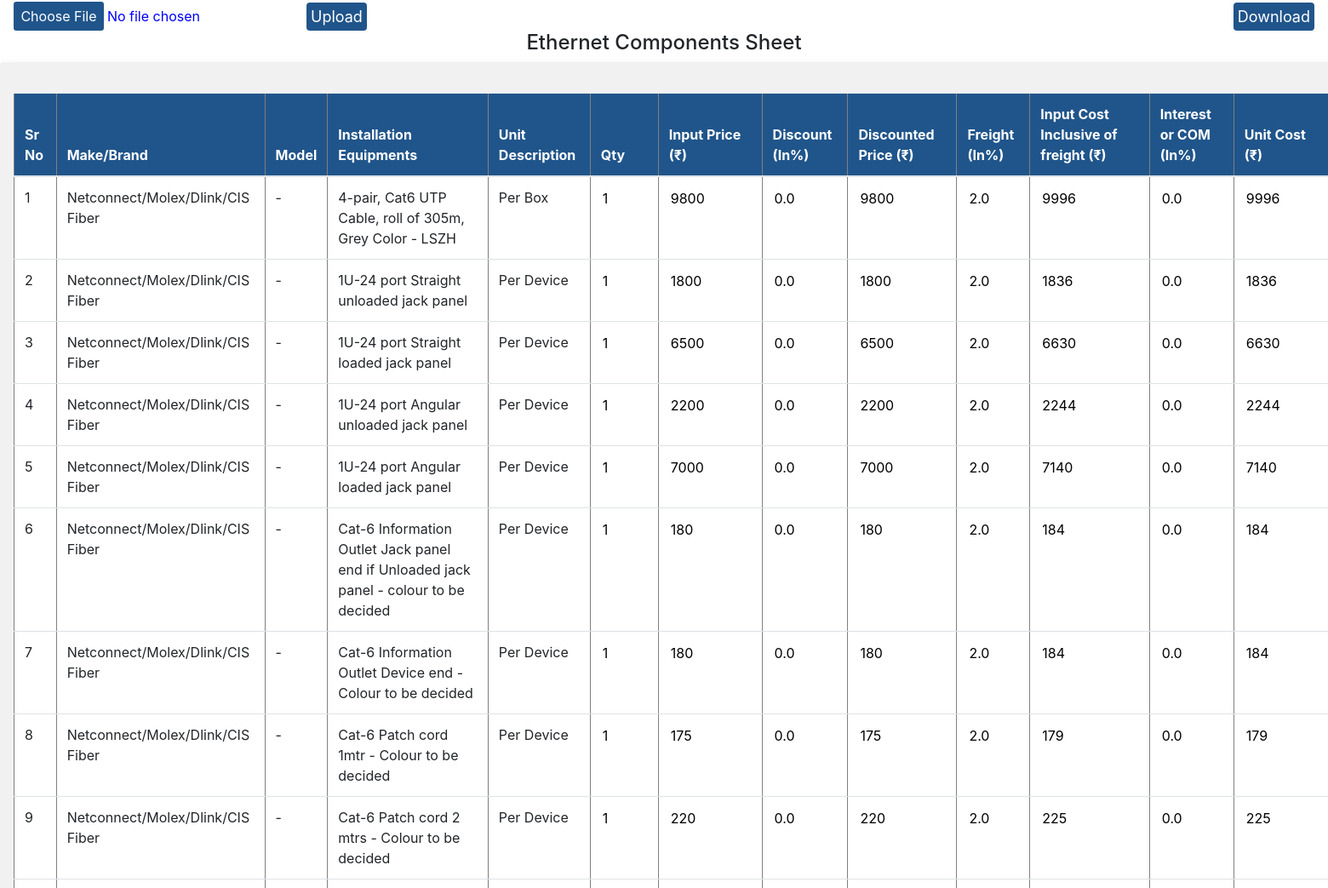
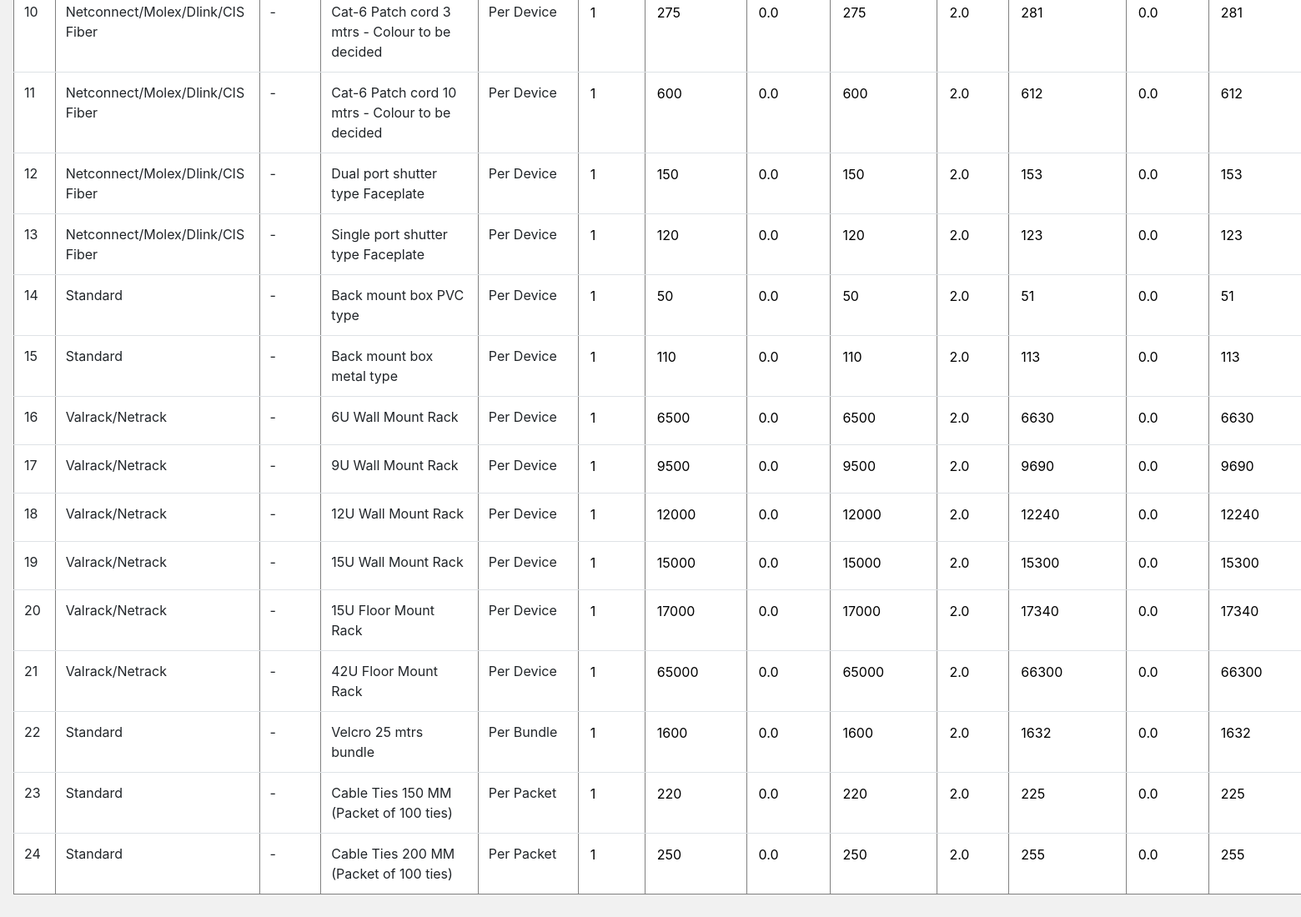
/admins/hardwareethernet/, run on the app's committed database (2 pictures, top to bottom).
### Admin1/models.py (models this page shows)
class HardWareEthernet(models.Model):
    sr_no=models.AutoField(primary_key=True)
    MakeBrand=models.CharField(max_length=500)
    Model=models.CharField(max_length=500)
    InstallationEquipments=models.CharField(max_length=500)
    UnitDescription=models.CharField(max_length=500)
    Qty=models.IntegerField()
    InputPrice =models.IntegerField()
    Discount=models.IntegerField()
    DiscountedPrice=models.IntegerField()
    Freight=models.IntegerField()
    InputCostInclusiveoffreight=models.IntegerField()
    InterestCOM=models.IntegerField()
    UnitCost=models.IntegerField()
    InwardTax=models.IntegerField()
    UnitCostInclusiveofRisk=models.IntegerField()
    ContigencyPercentage=models.IntegerField()
    UnitCostInclusiveofContigency=models.IntegerField()
    Margin=models.IntegerField()
    Unit_Price=models.IntegerField()
    WarrantyCharges=models.IntegerField()
    UnitPrice=models.IntegerField()
    InsuranceCharges =models.IntegerField()
    ListPricewithoutRoundup =models.IntegerField()
    ListPricewithRoundedup =models.IntegerField()

class InputConfiguration(models.Model):
    sr_no=models.AutoField(primary_key=True)
    desc=models.CharField(max_length=500)
    ft_hardware=models.FloatField()
    active=models.FloatField()
    passive=models.FloatField()
    ddcsensor=models.FloatField()
    thirdparty=models.FloatField()
    cabpiptray=models.FloatField()
    ft_hardware1=models.FloatField()
    active1=models.FloatField()
    passive1=models.FloatField()
    ddcsensor1=models.FloatField()
    thirdparty1=models.FloatField()
    cabpiptray1=models.FloatField()
    ftmandayeffort=models.FloatField()
    othersmicffort=models.FloatField()
    ft2=models.FloatField()
    ft3=models.FloatField()
    ft4=models.FloatField()

### Admin1/views.py (the view)
# urls.py: path('hardwareethernet/',views.hardwareethernet,name='hardwareethernet'),
def hardwareethernet(request):
	entries=HardWareEthernet.objects.all()
	context=fetchdata()
	context['entries']=entries
	return render(request,'Admin1/hardwareethernet.html',context)

### Admin1/views.py (called while the page is built)
def fetchdata():
	context={}
	InputConfigurations=InputConfiguration.objects.all()
	for i in range(len(InputConfigurations)):
		context[f"InputConfigurations{i+1}"]=InputConfigurations[i]
	return context

### templates/Admin1/hardwareethernet.html (shortened to what this page needs)
<!DOCTYPE html>
<html lang="en">
<head>
    <link rel="stylesheet" href="https://cdn.jsdelivr.net/npm/bootstrap@4.1.3/dist/css/bootstrap.min.css"
>
</head>
<body>
    <div style="display:flex;align-items:flex-end" >
            <form  action="/admins/hardwareethernetimport/" style="display:flex;align-items:flex-end" class="mx-3"  method="post" enctype="multipart/form-data">{% csrf_token %}
                <div style="display:inline-block"><input type="file" style="color: blue;" accept=".xls" required name="bookfile" id=""></div>
                <button type="submit" class="btn">Upload</button>
        </form>
            <a style="margin-left:auto ;" class="btnss" href="{% url 'export_hardwareethernet' %}">
                <button class="btn mx-3"> Download</button>
              </a>
    </div>
    <h4 style="text-align: center;">Ethernet Components Sheet</h4>
    <div style="width:3000px;background-color: rgb(241, 241, 241);" class="shadow p-3 mb-5 rounded">
        <form class="my-1">
            <table class="table">
                <table class="table" border='1'>
                <thead>
                    <tr style="background-color:#20558B;color:white">
                        <th>Sr No</th>
                        <th>Make/Brand</th>
                        <th>Model</th>
                        <th>Installation Equipments</th>
                        <th>Unit Description</th>
                        <th>Qty</th>
                        <th>Input Price (₹)</th>
                        <th>Discount (In%)</th>
                        <th>Discounted Price (₹)</th>
                        <th>Freight (In%)</th>
                        <th>Input Cost Inclusive of freight (₹)</th>
                        <th>Interest or COM (In%)</th>
                        <th>Unit Cost (₹)</th>
                    </tr>
                </thead>
                <tbody>
                    {% for entry in entries %}
                    <tr style="background-color:white">
                        <td>{{entry.sr_no}}</td>
                        <td>{{entry.MakeBrand}}</td>
                        <td>{{entry.Model}}</td>
                        <td>{{entry.InstallationEquipments}}</td>
                        <td>{{entry.UnitDescription}}</td>
                        <th><input onchange="abcd(event)" class="{{entry.sr_no}}" id="{{entry.sr_no}}Qty" style="width: 55px;border:none" value="{{entry.Qty}}"
                                    type="number"></th>
                        <th><input onchange="efgh(event)" class="{{entry.sr_no}}" id="{{entry.sr_no}}InputPrice" style="width: 95px;border:none"  value="{{entry.InputPrice}}"
                                    type="number"></th>
                        <th><input  id="{{entry.sr_no}}Discount" style="width: 55px;border:none" readonly="true" value="{{InputConfigurations1.passive}}"
                                    type="number"></th>
                        <th><input  id="{{entry.sr_no}}DiscountedPrice" style="width: 95px;border:none" readonly="true" value="{{entry.DiscountedPrice}}"
                                    type="number"></th>
                        <th><input  id="{{entry.sr_no}}Freight" style="width: 55px;border:none" readonly="true" value="{{InputConfigurations2.passive}}"
                                    type="number"></th>
                        <th><input  id="{{entry.sr_no}}InputCostInclusiveoffreight" style="width: 95px;border:none" readonly="true" value="{{entry.InputCostInclusiveoffreight}}"
                                    type="number"></th>
                        <th><input  id="{{entry.sr_no}}InterestCOM" style="width: 55px;border:none" readonly="true" value="{{InputConfigurations3.passive}}"
                                    type="number"></th>
                        <th><input  id="{{entry.sr_no}}UnitCost" style="width: 95px;border:none" readonly="true" value="{{entry.UnitCost}}"
                                    type="number"></th>
                    </tr>
                    {% endfor %}
                </tbody>
            </table>
        </form>
    </div>
</body>
</html>

### templates/Admin1/hardwareethernet.html (style rules this page uses)
.btn { background-color: #20558B; border: none; color: white; padding: 3px 5px; cursor: pointer; font-size: 18px; }

### data on the page
HardWareEthernet: sr_no "1", MakeBrand "Netconnect/Molex/Dlink/CIS Fiber", Model "-", InstallationEquipments "4-pair, Cat6 UTP Cable, roll of 305m, Grey Color - LSZH", UnitDescription "Per Box", InputPrice "9800", DiscountedPrice "9800", InputCostInclusiveoffreight "9996", UnitCost "9996"
InputConfiguration: passive "0.0"
InputConfiguration: passive "2.0"
InputConfiguration: passive "0.0"
HardWareEthernet: sr_no "2", MakeBrand "Netconnect/Molex/Dlink/CIS Fiber", Model "-", InstallationEquipments "1U-24 port Straight unloaded jack panel", UnitDescription "Per Device", Qty "1", InputPrice "1800", DiscountedPrice "1800", InputCostInclusiveoffreight "1836", UnitCost "1836"
HardWareEthernet: sr_no "3", MakeBrand "Netconnect/Molex/Dlink/CIS Fiber", Model "-", InstallationEquipments "1U-24 port Straight loaded jack panel", UnitDescription "Per Device", Qty "1", InputPrice "6500", DiscountedPrice "6500", InputCostInclusiveoffreight "6630", UnitCost "6630"
HardWareEthernet: sr_no "4", MakeBrand "Netconnect/Molex/Dlink/CIS Fiber", Model "-", InstallationEquipments "1U-24 port Angular unloaded jack panel", UnitDescription "Per Device", Qty "1", InputPrice "2200", DiscountedPrice "2200", InputCostInclusiveoffreight "2244", UnitCost "2244"
HardWareEthernet: sr_no "5", MakeBrand "Netconnect/Molex/Dlink/CIS Fiber", Model "-", InstallationEquipments "1U-24 port Angular loaded jack panel", UnitDescription "Per Device", Qty "1", InputPrice "7000", DiscountedPrice "7000", InputCostInclusiveoffreight "7140", UnitCost "7140"
HardWareEthernet: sr_no "6", MakeBrand "Netconnect/Molex/Dlink/CIS Fiber", Model "-", InstallationEquipments "Cat-6 Information Outlet Jack panel end if Unloaded jack panel - colour to be decided", UnitDescription "Per Device", Qty "1", InputPrice "180", DiscountedPrice "180", InputCostInclusiveoffreight "184", UnitCost "184"
HardWareEthernet: sr_no "7", MakeBrand "Netconnect/Molex/Dlink/CIS Fiber", Model "-", InstallationEquipments "Cat-6 Information Outlet Device end - Colour to be decided", UnitDescription "Per Device", Qty "1", InputPrice "180", DiscountedPrice "180", InputCostInclusiveoffreight "184", UnitCost "184"
HardWareEthernet: sr_no "8", MakeBrand "Netconnect/Molex/Dlink/CIS Fiber", Model "-", InstallationEquipments "Cat-6 Patch cord 1mtr - Colour to be decided", UnitDescription "Per Device", Qty "1", InputPrice "175", DiscountedPrice "175", InputCostInclusiveoffreight "179", UnitCost "179"
HardWareEthernet: sr_no "9", MakeBrand "Netconnect/Molex/Dlink/CIS Fiber", Model "-", InstallationEquipments "Cat-6 Patch cord 2 mtrs - Colour to be decided", UnitDescription "Per Device", Qty "1", InputPrice "220", DiscountedPrice "220", InputCostInclusiveoffreight "225", UnitCost "225"
HardWareEthernet: sr_no "10", MakeBrand "Netconnect/Molex/Dlink/CIS Fiber", Model "-", InstallationEquipments "Cat-6 Patch cord 3 mtrs - Colour to be decided", UnitDescription "Per Device", Qty "1", InputPrice "275", DiscountedPrice "275", InputCostInclusiveoffreight "281", UnitCost "281"
HardWareEthernet: sr_no "11", MakeBrand "Netconnect/Molex/Dlink/CIS Fiber", Model "-", InstallationEquipments "Cat-6 Patch cord 10 mtrs - Colour to be decided", UnitDescription "Per Device", Qty "1", InputPrice "600", DiscountedPrice "600", InputCostInclusiveoffreight "612", UnitCost "612"
HardWareEthernet: sr_no "12", MakeBrand "Netconnect/Molex/Dlink/CIS Fiber", Model "-", InstallationEquipments "Dual port shutter type Faceplate", UnitDescription "Per Device", Qty "1", InputPrice "150", DiscountedPrice "150", InputCostInclusiveoffreight "153", UnitCost "153"
HardWareEthernet: sr_no "13", MakeBrand "Netconnect/Molex/Dlink/CIS Fiber", Model "-", InstallationEquipments "Single port shutter type Faceplate", UnitDescription "Per Device", Qty "1", InputPrice "120", DiscountedPrice "120", InputCostInclusiveoffreight "123", UnitCost "123"
HardWareEthernet: sr_no "14", MakeBrand "Standard", Model "-", InstallationEquipments "Back mount box PVC type", UnitDescription "Per Device", Qty "1", InputPrice "50", DiscountedPrice "50", InputCostInclusiveoffreight "51", UnitCost "51"
HardWareEthernet: sr_no "15", MakeBrand "Standard", Model "-", InstallationEquipments "Back mount box metal type", UnitDescription "Per Device", Qty "1", InputPrice "110", DiscountedPrice "110", InputCostInclusiveoffreight "113", UnitCost "113"
HardWareEthernet: sr_no "16", MakeBrand "Valrack/Netrack", Model "-", InstallationEquipments "6U Wall Mount Rack", UnitDescription "Per Device", Qty "1", InputPrice "6500", DiscountedPrice "6500", InputCostInclusiveoffreight "6630", UnitCost "6630"
HardWareEthernet: sr_no "17", MakeBrand "Valrack/Netrack", Model "-", InstallationEquipments "9U Wall Mount Rack", UnitDescription "Per Device", Qty "1", InputPrice "9500", DiscountedPrice "9500", InputCostInclusiveoffreight "9690", UnitCost "9690"
HardWareEthernet: sr_no "18", MakeBrand "Valrack/Netrack", Model "-", InstallationEquipments "12U Wall Mount Rack", UnitDescription "Per Device", Qty "1", InputPrice "12000", DiscountedPrice "12000", InputCostInclusiveoffreight "12240", UnitCost "12240"
HardWareEthernet: sr_no "19", MakeBrand "Valrack/Netrack", Model "-", InstallationEquipments "15U Wall Mount Rack", UnitDescription "Per Device", Qty "1", InputPrice "15000", DiscountedPrice "15000", InputCostInclusiveoffreight "15300", UnitCost "15300"
HardWareEthernet: sr_no "20", MakeBrand "Valrack/Netrack", Model "-", InstallationEquipments "15U Floor Mount Rack", UnitDescription "Per Device", Qty "1", InputPrice "17000", DiscountedPrice "17000", InputCostInclusiveoffreight "17340", UnitCost "17340"
HardWareEthernet: sr_no "21", MakeBrand "Valrack/Netrack", Model "-", InstallationEquipments "42U Floor Mount Rack", UnitDescription "Per Device", Qty "1", InputPrice "65000", DiscountedPrice "65000", InputCostInclusiveoffreight "66300", UnitCost "66300"
HardWareEthernet: sr_no "22", MakeBrand "Standard", Model "-", InstallationEquipments "Velcro 25 mtrs bundle", UnitDescription "Per Bundle", Qty "1", InputPrice "1600", DiscountedPrice "1600", InputCostInclusiveoffreight "1632", UnitCost "1632"
HardWareEthernet: sr_no "23", MakeBrand "Standard", Model "-", InstallationEquipments "Cable Ties 150 MM (Packet of 100 ties)", UnitDescription "Per Packet", Qty "1", InputPrice "220", DiscountedPrice "220", InputCostInclusiveoffreight "225", UnitCost "225"
HardWareEthernet: sr_no "24", MakeBrand "Standard", Model "-", InstallationEquipments "Cable Ties 200 MM (Packet of 100 ties)", UnitDescription "Per Packet", Qty "1", InputPrice "250", DiscountedPrice "250", InputCostInclusiveoffreight "255", UnitCost "255"
